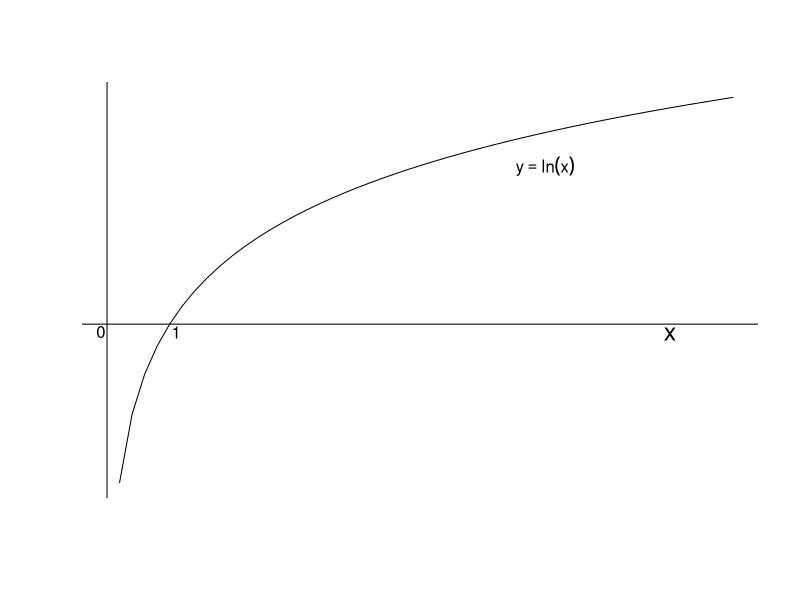

Reproduce this figure in R.
x <- seq(0, 10, 0.2)
y <- log(x)
plot(x,y, type="l", axes=F, ylab="", xlab="")
abline(h=0, v=0)
text(7,1.6, expression(y == ln(x)))
text(1.1,-0.08, expression(1), cex=1)
text(-0.1,-0.08, expression(0), cex=1)
text(9, -0.1, expression(x), cex=1.5)